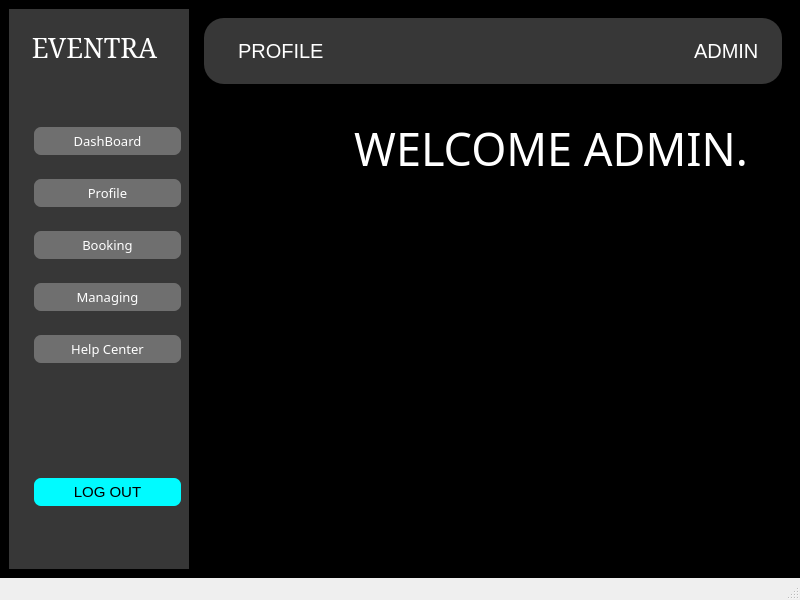
<?xml version="1.0" encoding="UTF-8"?>
<ui version="4.0">
 <class>Profile</class>
 <widget class="QMainWindow" name="Profile">
  <property name="geometry">
   <rect>
    <x>0</x>
    <y>0</y>
    <width>800</width>
    <height>600</height>
   </rect>
  </property>
  <property name="windowTitle">
   <string>MainWindow</string>
  </property>
  <widget class="QWidget" name="centralwidget">
   <property name="styleSheet">
    <string notr="true">background-color: rgb(0, 0, 0);</string>
   </property>
   <layout class="QHBoxLayout" name="horizontalLayout_2">
    <item>
     <layout class="QHBoxLayout" name="horizontalLayout">
      <item>
       <widget class="QWidget" name="widget" native="true">
        <property name="sizePolicy">
         <sizepolicy hsizetype="Fixed" vsizetype="Preferred">
          <horstretch>0</horstretch>
          <verstretch>0</verstretch>
         </sizepolicy>
        </property>
        <property name="minimumSize">
         <size>
          <width>180</width>
          <height>0</height>
         </size>
        </property>
        <property name="styleSheet">
         <string notr="true">background-color:rgb(55,55,55);</string>
        </property>
        <widget class="QWidget" name="LeftSidebar" native="true">
         <property name="geometry">
          <rect>
           <x>-10</x>
           <y>0</y>
           <width>191</width>
           <height>551</height>
          </rect>
         </property>
         <property name="sizePolicy">
          <sizepolicy hsizetype="Fixed" vsizetype="Preferred">
           <horstretch>0</horstretch>
           <verstretch>0</verstretch>
          </sizepolicy>
         </property>
         <property name="minimumSize">
          <size>
           <width>180</width>
           <height>0</height>
          </size>
         </property>
         <property name="styleSheet">
          <string notr="true">QWidget{
	background-color: rgb(55, 55, 55);
}</string>
         </property>
         <layout class="QVBoxLayout" name="verticalLayout_5">
          <item>
           <layout class="QVBoxLayout" name="verticalLayout_6">
            <item>
             <widget class="QLabel" name="label_8">
              <property name="font">
               <font>
                <family>SimSun</family>
                <pointsize>20</pointsize>
               </font>
              </property>
              <property name="styleSheet">
               <string notr="true">QLabel{
padding-top:20px;
color:white;
}</string>
              </property>
              <property name="text">
               <string>EVENTRA</string>
              </property>
              <property name="alignment">
               <set>Qt::AlignmentFlag::AlignCenter</set>
              </property>
             </widget>
            </item>
           </layout>
          </item>
          <item>
           <spacer name="verticalSpacer">
            <property name="orientation">
             <enum>Qt::Orientation::Vertical</enum>
            </property>
            <property name="sizeHint" stdset="0">
             <size>
              <width>20</width>
              <height>40</height>
             </size>
            </property>
           </spacer>
          </item>
          <item>
           <widget class="QWidget" name="widget_8" native="true">
            <property name="sizePolicy">
             <sizepolicy hsizetype="Preferred" vsizetype="Fixed">
              <horstretch>0</horstretch>
              <verstretch>0</verstretch>
             </sizepolicy>
            </property>
            <property name="minimumSize">
             <size>
              <width>0</width>
              <height>40</height>
             </size>
            </property>
            <layout class="QHBoxLayout" name="horizontalLayout_11">
             <item>
              <layout class="QHBoxLayout" name="horizontalLayout_12">
               <item>
                <widget class="QLabel" name="label_9">
                 <property name="sizePolicy">
                  <sizepolicy hsizetype="Fixed" vsizetype="Fixed">
                   <horstretch>0</horstretch>
                   <verstretch>0</verstretch>
                  </sizepolicy>
                 </property>
                 <property name="minimumSize">
                  <size>
                   <width>20</width>
                   <height>20</height>
                  </size>
                 </property>
                 <property name="maximumSize">
                  <size>
                   <width>20</width>
                   <height>20</height>
                  </size>
                 </property>
                 <property name="text">
                  <string/>
                 </property>
                 <property name="pixmap">
                  <pixmap resource="resources.qrc">:/resources/icons8-dashboard-50.png</pixmap>
                 </property>
                 <property name="scaledContents">
                  <bool>true</bool>
                 </property>
                </widget>
               </item>
               <item>
                <widget class="QPushButton" name="dashboard_2">
                 <property name="font">
                  <font>
                   <family>Segoe Fluent Icons</family>
                   <pointsize>10</pointsize>
                  </font>
                 </property>
                 <property name="styleSheet">
                  <string notr="true">QPushButton{
color:white;
	background-color: rgb(111, 111, 111);
padding:5px;
border:none;
border-radius:7px;
}
QPushButton:hover{
	background-color: rgb(188, 0, 188);
}</string>
                 </property>
                 <property name="text">
                  <string>DashBoard</string>
                 </property>
                </widget>
               </item>
              </layout>
             </item>
            </layout>
           </widget>
          </item>
          <item>
           <widget class="QWidget" name="widget_9" native="true">
            <property name="sizePolicy">
             <sizepolicy hsizetype="Preferred" vsizetype="Fixed">
              <horstretch>0</horstretch>
              <verstretch>0</verstretch>
             </sizepolicy>
            </property>
            <property name="minimumSize">
             <size>
              <width>0</width>
              <height>40</height>
             </size>
            </property>
            <layout class="QHBoxLayout" name="horizontalLayout_13">
             <item>
              <layout class="QHBoxLayout" name="horizontalLayout_14">
               <item>
                <widget class="QLabel" name="label_10">
                 <property name="sizePolicy">
                  <sizepolicy hsizetype="Fixed" vsizetype="Fixed">
                   <horstretch>0</horstretch>
                   <verstretch>0</verstretch>
                  </sizepolicy>
                 </property>
                 <property name="minimumSize">
                  <size>
                   <width>20</width>
                   <height>20</height>
                  </size>
                 </property>
                 <property name="maximumSize">
                  <size>
                   <width>20</width>
                   <height>20</height>
                  </size>
                 </property>
                 <property name="text">
                  <string/>
                 </property>
                 <property name="pixmap">
                  <pixmap resource="resources.qrc">:/resources/icons8-profile-48.png</pixmap>
                 </property>
                 <property name="scaledContents">
                  <bool>true</bool>
                 </property>
                </widget>
               </item>
               <item>
                <widget class="QPushButton" name="Profile_2">
                 <property name="font">
                  <font>
                   <family>Segoe Fluent Icons</family>
                   <pointsize>10</pointsize>
                  </font>
                 </property>
                 <property name="styleSheet">
                  <string notr="true">QPushButton{
color:white;
	background-color: rgb(111, 111, 111);
padding:5px;
border:none;
border-radius:7px;
}
QPushButton:hover{
	background-color: rgb(188, 0, 188);
}</string>
                 </property>
                 <property name="text">
                  <string>Profile</string>
                 </property>
                </widget>
               </item>
              </layout>
             </item>
            </layout>
           </widget>
          </item>
          <item>
           <widget class="QWidget" name="widget_10" native="true">
            <property name="sizePolicy">
             <sizepolicy hsizetype="Preferred" vsizetype="Fixed">
              <horstretch>0</horstretch>
              <verstretch>0</verstretch>
             </sizepolicy>
            </property>
            <property name="minimumSize">
             <size>
              <width>0</width>
              <height>40</height>
             </size>
            </property>
            <layout class="QHBoxLayout" name="horizontalLayout_15">
             <item>
              <layout class="QHBoxLayout" name="horizontalLayout_16">
               <item>
                <widget class="QLabel" name="label_11">
                 <property name="sizePolicy">
                  <sizepolicy hsizetype="Fixed" vsizetype="Fixed">
                   <horstretch>0</horstretch>
                   <verstretch>0</verstretch>
                  </sizepolicy>
                 </property>
                 <property name="minimumSize">
                  <size>
                   <width>20</width>
                   <height>20</height>
                  </size>
                 </property>
                 <property name="maximumSize">
                  <size>
                   <width>20</width>
                   <height>20</height>
                  </size>
                 </property>
                 <property name="text">
                  <string/>
                 </property>
                 <property name="pixmap">
                  <pixmap resource="resources.qrc">:/resources/icons8-booking-48.png</pixmap>
                 </property>
                 <property name="scaledContents">
                  <bool>true</bool>
                 </property>
                </widget>
               </item>
               <item>
                <widget class="QPushButton" name="Booking">
                 <property name="font">
                  <font>
                   <family>Segoe Fluent Icons</family>
                   <pointsize>10</pointsize>
                  </font>
                 </property>
                 <property name="styleSheet">
                  <string notr="true">QPushButton{
color:white;
	background-color: rgb(111, 111, 111);
padding:5px;
border:none;
border-radius:7px;
}
QPushButton:hover{
	background-color: rgb(188, 0, 188);
}</string>
                 </property>
                 <property name="text">
                  <string>Booking</string>
                 </property>
                </widget>
               </item>
              </layout>
             </item>
            </layout>
           </widget>
          </item>
          <item>
           <widget class="QWidget" name="widget_11" native="true">
            <property name="sizePolicy">
             <sizepolicy hsizetype="Preferred" vsizetype="Fixed">
              <horstretch>0</horstretch>
              <verstretch>0</verstretch>
             </sizepolicy>
            </property>
            <property name="minimumSize">
             <size>
              <width>0</width>
              <height>40</height>
             </size>
            </property>
            <layout class="QHBoxLayout" name="horizontalLayout_17">
             <item>
              <layout class="QHBoxLayout" name="horizontalLayout_18">
               <item>
                <widget class="QLabel" name="label_12">
                 <property name="sizePolicy">
                  <sizepolicy hsizetype="Fixed" vsizetype="Fixed">
                   <horstretch>0</horstretch>
                   <verstretch>0</verstretch>
                  </sizepolicy>
                 </property>
                 <property name="minimumSize">
                  <size>
                   <width>20</width>
                   <height>20</height>
                  </size>
                 </property>
                 <property name="maximumSize">
                  <size>
                   <width>20</width>
                   <height>20</height>
                  </size>
                 </property>
                 <property name="text">
                  <string/>
                 </property>
                 <property name="pixmap">
                  <pixmap resource="resources.qrc">:/resources/icons8-hierarchy-48.png</pixmap>
                 </property>
                 <property name="scaledContents">
                  <bool>true</bool>
                 </property>
                </widget>
               </item>
               <item>
                <widget class="QPushButton" name="Managing">
                 <property name="font">
                  <font>
                   <family>Segoe Fluent Icons</family>
                   <pointsize>10</pointsize>
                  </font>
                 </property>
                 <property name="styleSheet">
                  <string notr="true">QPushButton{
color:white;
	background-color: rgb(111, 111, 111);
padding:5px;
border:none;
border-radius:7px;
}
QPushButton:hover{
	background-color: rgb(188, 0, 188);
}</string>
                 </property>
                 <property name="text">
                  <string>Managing</string>
                 </property>
                </widget>
               </item>
              </layout>
             </item>
            </layout>
           </widget>
          </item>
          <item>
           <widget class="QWidget" name="widget_12" native="true">
            <property name="sizePolicy">
             <sizepolicy hsizetype="Preferred" vsizetype="Fixed">
              <horstretch>0</horstretch>
              <verstretch>0</verstretch>
             </sizepolicy>
            </property>
            <property name="minimumSize">
             <size>
              <width>0</width>
              <height>40</height>
             </size>
            </property>
            <layout class="QHBoxLayout" name="horizontalLayout_19">
             <item>
              <layout class="QHBoxLayout" name="horizontalLayout_20">
               <item>
                <widget class="QLabel" name="label_13">
                 <property name="sizePolicy">
                  <sizepolicy hsizetype="Fixed" vsizetype="Fixed">
                   <horstretch>0</horstretch>
                   <verstretch>0</verstretch>
                  </sizepolicy>
                 </property>
                 <property name="minimumSize">
                  <size>
                   <width>20</width>
                   <height>20</height>
                  </size>
                 </property>
                 <property name="maximumSize">
                  <size>
                   <width>20</width>
                   <height>20</height>
                  </size>
                 </property>
                 <property name="text">
                  <string/>
                 </property>
                 <property name="pixmap">
                  <pixmap resource="resources.qrc">:/resources/icons8-help-center-48.png</pixmap>
                 </property>
                 <property name="scaledContents">
                  <bool>true</bool>
                 </property>
                </widget>
               </item>
               <item>
                <widget class="QPushButton" name="Help_Center">
                 <property name="font">
                  <font>
                   <family>Segoe Fluent Icons</family>
                   <pointsize>10</pointsize>
                  </font>
                 </property>
                 <property name="styleSheet">
                  <string notr="true">QPushButton{
color:white;
	background-color: rgb(111, 111, 111);
padding:5px;
border:none;
border-radius:7px;
}
QPushButton:hover{
	background-color: rgb(188, 0, 188);
}</string>
                 </property>
                 <property name="text">
                  <string>Help Center</string>
                 </property>
                </widget>
               </item>
              </layout>
             </item>
            </layout>
           </widget>
          </item>
          <item>
           <spacer name="verticalSpacer_2">
            <property name="orientation">
             <enum>Qt::Orientation::Vertical</enum>
            </property>
            <property name="sizeHint" stdset="0">
             <size>
              <width>20</width>
              <height>40</height>
             </size>
            </property>
           </spacer>
          </item>
          <item>
           <spacer name="verticalSpacer_4">
            <property name="orientation">
             <enum>Qt::Orientation::Vertical</enum>
            </property>
            <property name="sizeHint" stdset="0">
             <size>
              <width>20</width>
              <height>40</height>
             </size>
            </property>
           </spacer>
          </item>
          <item>
           <widget class="QWidget" name="widget_13" native="true">
            <property name="sizePolicy">
             <sizepolicy hsizetype="Preferred" vsizetype="Fixed">
              <horstretch>0</horstretch>
              <verstretch>0</verstretch>
             </sizepolicy>
            </property>
            <property name="minimumSize">
             <size>
              <width>0</width>
              <height>40</height>
             </size>
            </property>
            <layout class="QHBoxLayout" name="horizontalLayout_21">
             <item>
              <layout class="QHBoxLayout" name="horizontalLayout_22">
               <item>
                <widget class="QLabel" name="label_14">
                 <property name="sizePolicy">
                  <sizepolicy hsizetype="Fixed" vsizetype="Fixed">
                   <horstretch>0</horstretch>
                   <verstretch>0</verstretch>
                  </sizepolicy>
                 </property>
                 <property name="minimumSize">
                  <size>
                   <width>20</width>
                   <height>20</height>
                  </size>
                 </property>
                 <property name="maximumSize">
                  <size>
                   <width>20</width>
                   <height>20</height>
                  </size>
                 </property>
                 <property name="text">
                  <string/>
                 </property>
                 <property name="pixmap">
                  <pixmap resource="resources.qrc">:/resources/icons8-log-out-48.png</pixmap>
                 </property>
                 <property name="scaledContents">
                  <bool>true</bool>
                 </property>
                </widget>
               </item>
               <item>
                <widget class="QPushButton" name="pushButton_6">
                 <property name="font">
                  <font>
                   <pointsize>11</pointsize>
                  </font>
                 </property>
                 <property name="styleSheet">
                  <string notr="true">QPushButton{
color:black;
	
	background-color: rgb(0, 251, 255);
padding:5px;
border:none;
border-radius:7px;
}
QPushButton:hover{
	background-color: rgb(188, 0, 188);
color:white;
}</string>
                 </property>
                 <property name="text">
                  <string>LOG OUT</string>
                 </property>
                </widget>
               </item>
              </layout>
             </item>
            </layout>
           </widget>
          </item>
          <item>
           <spacer name="verticalSpacer_3">
            <property name="orientation">
             <enum>Qt::Orientation::Vertical</enum>
            </property>
            <property name="sizeHint" stdset="0">
             <size>
              <width>20</width>
              <height>40</height>
             </size>
            </property>
           </spacer>
          </item>
         </layout>
        </widget>
       </widget>
      </item>
      <item>
       <widget class="QWidget" name="widget_2" native="true">
        <layout class="QVBoxLayout" name="verticalLayout_2">
         <item>
          <layout class="QVBoxLayout" name="verticalLayout">
           <item>
            <widget class="QWidget" name="widget_3" native="true">
             <property name="sizePolicy">
              <sizepolicy hsizetype="Preferred" vsizetype="Fixed">
               <horstretch>0</horstretch>
               <verstretch>0</verstretch>
              </sizepolicy>
             </property>
             <property name="minimumSize">
              <size>
               <width>0</width>
               <height>60</height>
              </size>
             </property>
             <property name="styleSheet">
              <string notr="true">background-color:rgb(55,55,55);
border-radius:20px;</string>
             </property>
             <layout class="QHBoxLayout" name="horizontalLayout_8">
              <item>
               <layout class="QHBoxLayout" name="horizontalLayout_7">
                <item>
                 <widget class="QLabel" name="label_5">
                  <property name="font">
                   <font>
                    <pointsize>15</pointsize>
                   </font>
                  </property>
                  <property name="styleSheet">
                   <string notr="true">color:white;
padding-left:20px;</string>
                  </property>
                  <property name="text">
                   <string>PROFILE</string>
                  </property>
                 </widget>
                </item>
                <item>
                 <widget class="QWidget" name="widget_7" native="true">
                  <property name="sizePolicy">
                   <sizepolicy hsizetype="Fixed" vsizetype="Preferred">
                    <horstretch>0</horstretch>
                    <verstretch>0</verstretch>
                   </sizepolicy>
                  </property>
                  <property name="minimumSize">
                   <size>
                    <width>80</width>
                    <height>0</height>
                   </size>
                  </property>
                  <layout class="QHBoxLayout" name="horizontalLayout_10">
                   <item>
                    <layout class="QHBoxLayout" name="horizontalLayout_9">
                     <item>
                      <widget class="QLabel" name="label_7">
                       <property name="sizePolicy">
                        <sizepolicy hsizetype="Fixed" vsizetype="Fixed">
                         <horstretch>0</horstretch>
                         <verstretch>0</verstretch>
                        </sizepolicy>
                       </property>
                       <property name="minimumSize">
                        <size>
                         <width>30</width>
                         <height>30</height>
                        </size>
                       </property>
                       <property name="maximumSize">
                        <size>
                         <width>30</width>
                         <height>30</height>
                        </size>
                       </property>
                       <property name="text">
                        <string/>
                       </property>
                       <property name="pixmap">
                        <pixmap resource="resources.qrc">:/resources/icons8-name-50.png</pixmap>
                       </property>
                       <property name="scaledContents">
                        <bool>true</bool>
                       </property>
                      </widget>
                     </item>
                     <item>
                      <widget class="QLabel" name="label_6">
                       <property name="font">
                        <font>
                         <pointsize>15</pointsize>
                        </font>
                       </property>
                       <property name="styleSheet">
                        <string notr="true">color:white;
padding-left:20px;</string>
                       </property>
                       <property name="text">
                        <string>ADMIN</string>
                       </property>
                      </widget>
                     </item>
                    </layout>
                   </item>
                  </layout>
                 </widget>
                </item>
               </layout>
              </item>
             </layout>
            </widget>
           </item>
           <item>
            <widget class="QWidget" name="widget_4" native="true">
             <layout class="QVBoxLayout" name="verticalLayout_4">
              <item>
               <layout class="QVBoxLayout" name="verticalLayout_3">
                <item>
                 <widget class="QWidget" name="widget_5" native="true">
                  <layout class="QHBoxLayout" name="horizontalLayout_4">
                   <item>
                    <layout class="QHBoxLayout" name="horizontalLayout_3">
                     <item>
                      <spacer name="horizontalSpacer">
                       <property name="orientation">
                        <enum>Qt::Orientation::Horizontal</enum>
                       </property>
                       <property name="sizeHint" stdset="0">
                        <size>
                         <width>40</width>
                         <height>20</height>
                        </size>
                       </property>
                      </spacer>
                     </item>
                     <item>
                      <widget class="QLabel" name="label_2">
                       <property name="sizePolicy">
                        <sizepolicy hsizetype="Fixed" vsizetype="Fixed">
                         <horstretch>0</horstretch>
                         <verstretch>0</verstretch>
                        </sizepolicy>
                       </property>
                       <property name="minimumSize">
                        <size>
                         <width>80</width>
                         <height>80</height>
                        </size>
                       </property>
                       <property name="maximumSize">
                        <size>
                         <width>80</width>
                         <height>80</height>
                        </size>
                       </property>
                       <property name="text">
                        <string/>
                       </property>
                       <property name="pixmap">
                        <pixmap resource="resources.qrc">:/resources/USER LOGIN (6).jpg</pixmap>
                       </property>
                       <property name="scaledContents">
                        <bool>true</bool>
                       </property>
                      </widget>
                     </item>
                     <item>
                      <spacer name="horizontalSpacer_2">
                       <property name="orientation">
                        <enum>Qt::Orientation::Horizontal</enum>
                       </property>
                       <property name="sizeHint" stdset="0">
                        <size>
                         <width>40</width>
                         <height>20</height>
                        </size>
                       </property>
                      </spacer>
                     </item>
                     <item>
                      <widget class="QLabel" name="label">
                       <property name="font">
                        <font>
                         <family>Rockwell</family>
                         <pointsize>34</pointsize>
                        </font>
                       </property>
                       <property name="styleSheet">
                        <string notr="true">color:white;
padding-left:30px;</string>
                       </property>
                       <property name="text">
                        <string>WELCOME ADMIN.</string>
                       </property>
                       <property name="alignment">
                        <set>Qt::AlignmentFlag::AlignCenter</set>
                       </property>
                      </widget>
                     </item>
                     <item>
                      <spacer name="horizontalSpacer_6">
                       <property name="orientation">
                        <enum>Qt::Orientation::Horizontal</enum>
                       </property>
                       <property name="sizeHint" stdset="0">
                        <size>
                         <width>40</width>
                         <height>20</height>
                        </size>
                       </property>
                      </spacer>
                     </item>
                     <item>
                      <spacer name="horizontalSpacer_5">
                       <property name="orientation">
                        <enum>Qt::Orientation::Horizontal</enum>
                       </property>
                       <property name="sizeHint" stdset="0">
                        <size>
                         <width>40</width>
                         <height>20</height>
                        </size>
                       </property>
                      </spacer>
                     </item>
                    </layout>
                   </item>
                  </layout>
                 </widget>
                </item>
                <item>
                 <widget class="QTableView" name="userview"/>
                </item>
               </layout>
              </item>
             </layout>
            </widget>
           </item>
          </layout>
         </item>
        </layout>
       </widget>
      </item>
     </layout>
    </item>
   </layout>
  </widget>
  <widget class="QMenuBar" name="menubar">
   <property name="geometry">
    <rect>
     <x>0</x>
     <y>0</y>
     <width>800</width>
     <height>18</height>
    </rect>
   </property>
  </widget>
  <widget class="QStatusBar" name="statusbar"/>
 </widget>
 <resources>
  <include location="resources.qrc"/>
 </resources>
 <connections/>
</ui>
